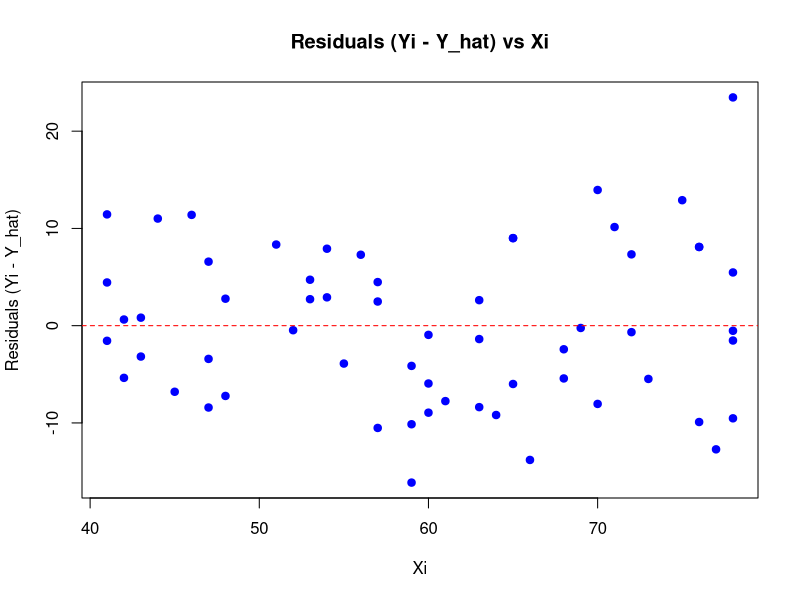
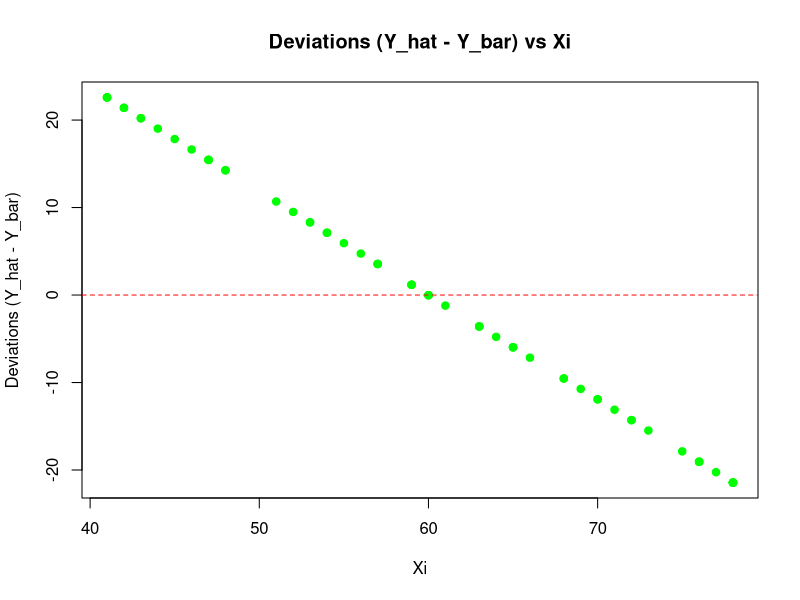
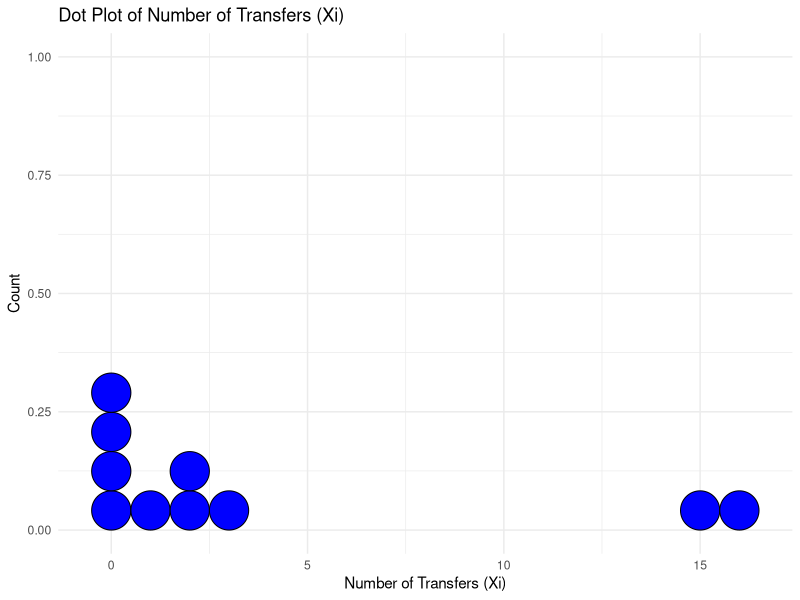
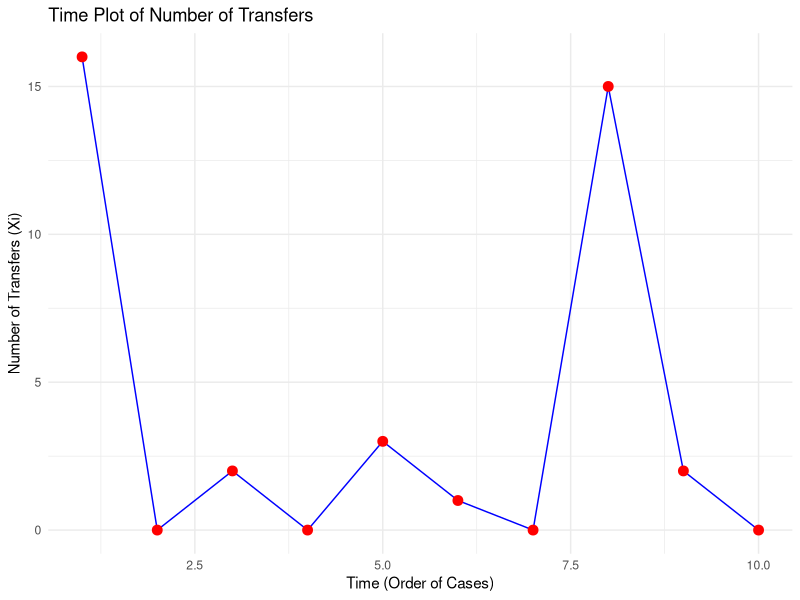
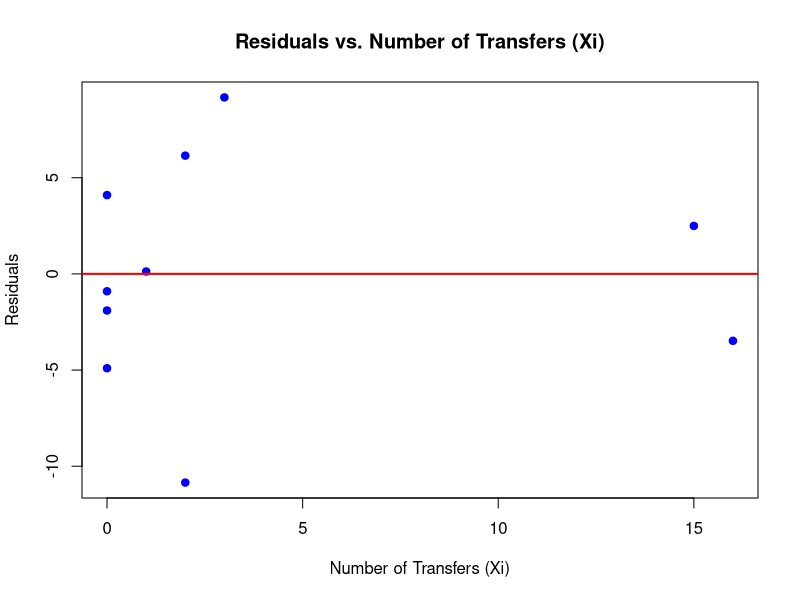
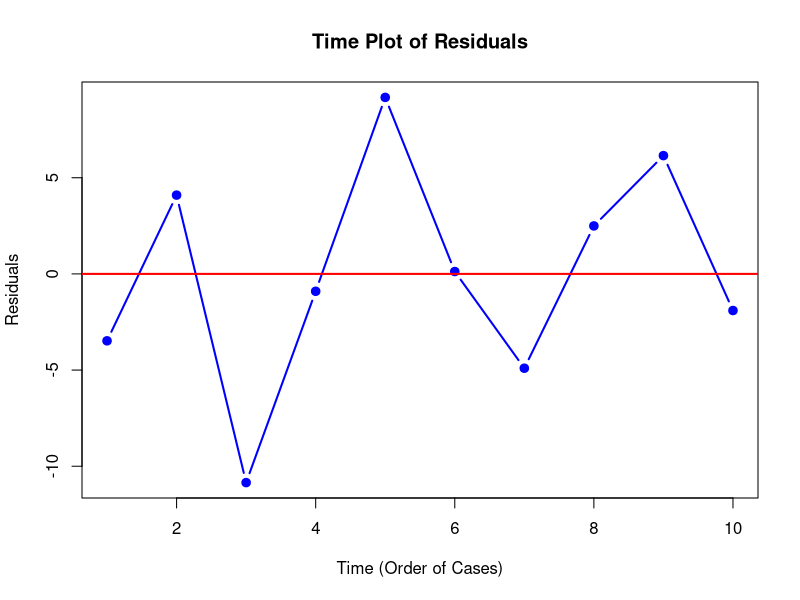

Here is the R script that generated these plots, in order:
## ---- chunk 1
 # Data for X and Y
  xi <- c(43, 41, 47, 46, 45, 41, 47, 41, 48, 48, 42, 47, 43, 44, 42, 55, 57, 56, 59, 57, 54, 53, 52, 53, 54, 60, 59, 51, 59, 57, 68, 63, 60, 63, 63, 64, 66, 65, 60, 65, 65, 69, 61, 70, 68, 78, 78, 78, 72, 70, 73, 76, 78, 78, 71, 75, 77, 76, 72, 76)
  yi <- c(106, 106, 97, 113, 96, 119, 92, 112, 92, 102, 107, 107, 102, 115, 101, 87, 91, 97, 82, 78, 95, 98, 94, 96, 100, 84, 70, 104, 76, 93, 73, 73, 76, 80, 84, 71, 64, 88, 79, 88, 73, 74, 76, 87, 70, 69, 54, 62, 78, 65, 64, 74, 87, 63, 82, 80, 52, 56, 70, 74)
  
  # Fit the linear regression model
  model <- lm(yi ~ xi)
  
  # Predicted values
  y_hat <- predict(model)
  
  # Mean of the response variable
  y_bar <- mean(yi)
  
  # Residuals (Yi - Y_hat)
  residuals <- yi - y_hat
  
  # Deviations (Y_hat - Y_bar)
  deviations <- y_hat - y_bar
  
  # First plot: Residuals
  plot(xi, residuals, main="Residuals (Yi - Y_hat) vs Xi", xlab="Xi", ylab="Residuals (Yi - Y_hat)", col="blue", pch=19)
  abline(h=0, col="red", lty=2)  # Adding a horizontal line at zero
  
  # Second plot: Deviations
  plot(xi, deviations, main="Deviations (Y_hat - Y_bar) vs Xi", xlab="Xi", ylab="Deviations (Y_hat - Y_bar)", col="green", pch=19)
  abline(h=0, col="red", lty=2)  # Adding a horizontal line at zero
  
## ---- chunk 2
 # Compute SST, SSR, and SSE
  SST <- sum((yi - y_bar)^2)              # Total Sum of Squares
  SSR <- sum((y_hat - y_bar)^2)            # Sum of Squares due to Regression
  SSE <- sum((yi - y_hat)^2)               # Sum of Squared Errors
  
  # Print the results
  cat("SST =", SST, "\n")
  cat("SSR =", SSR, "\n")
  cat("SSE =", SSE, "\n")
  
  ## ANOVA Table
  anova(model)

## ---- chunk 3
# Data for the number of transfers (Xi)
  transfers <- c(16, 0, 2, 0, 3, 1, 0, 15, 2, 0)
  
# Load ggplot2 package
  library(ggplot2)
  
  # Convert the data into a data frame for plotting
  df <- data.frame(transfers)
  
  # Create the dot plot using ggplot2
  ggplot(df, aes(x = transfers)) +
    geom_dotplot(binwidth = 1, method = "dotdensity", fill = "blue") +
    labs(title = "Dot Plot of Number of Transfers (Xi)",
         x = "Number of Transfers (Xi)",
         y = "Count") +
    theme_minimal()
  
## ---- chunk 4
 # Data for the number of transfers (Xi)
  transfers <- c(16, 0, 2, 0, 3, 1, 0, 15, 2, 0)
  
  # Generate the case numbers (time points) corresponding to each transfer
  time <- 1:length(transfers)
  
  # Create a data frame for the time series plot
  df <- data.frame(time, transfers)
  
  # Load required package for plotting
  # install.packages("ggplot2") # Uncomment if you don't have the package
  
  # Load ggplot2 package
  library(ggplot2)
  
  # Create the time plot
  ggplot(df, aes(x = time, y = transfers)) +
    geom_line(color = "blue") + # Line connecting the points
    geom_point(color = "red", size = 3) + # Points for each transfer value
    labs(title = "Time Plot of Number of Transfers",
         x = "Time (Order of Cases)",
         y = "Number of Transfers (Xi)") +
    theme_minimal()
## ---- chunk 5
 # Data for the number of transfers (Xi) and number of broken ampules (Yi)
  transfers <- c(16, 0, 2, 0, 3, 1, 0, 15, 2, 0)
  broken_ampules <- c(9, 17, 2, 12, 22, 13, 8, 15, 19, 11)
  
  # Create a data frame
  df <- data.frame(transfers, broken_ampules)
  
  # Fit a linear regression model: Yi = b0 + b1 * Xi
  model <- lm(broken_ampules ~ transfers, data = df)
  
  # Obtain the residuals
  residuals <- model$residuals
  
  # Print the residuals
  print(residuals)
  
  # Create a stem-and-leaf plot for the residuals
  stem(residuals)
## ---- chunk 6
# Data for the number of transfers (Xi) and number of broken ampules (Yi)
  transfers <- c(16, 0, 2, 0, 3, 1, 0, 15, 2, 0)
  broken_ampules <- c(9, 17, 2, 12, 22, 13, 8, 15, 19, 11)
  
  # Create a data frame
  df <- data.frame(transfers, broken_ampules)
  
  # Fit a linear regression model: Yi = b0 + b1 * Xi
  model <- lm(broken_ampules ~ transfers, data = df)
  
  # Obtain the residuals
  residuals <- model$residuals
  
  # Plot the residuals against the predictor variable (Xi)
  plot(df$transfers, residuals,
       main = "Residuals vs. Number of Transfers (Xi)",
       xlab = "Number of Transfers (Xi)",
       ylab = "Residuals",
       pch = 19, col = "blue")
  abline(h = 0, col = "red", lwd = 2) # Add a horizontal line at 0
## ---- chunk 7
 # Data for the number of transfers (Xi) and number of broken ampules (Yi)
  transfers <- c(16, 0, 2, 0, 3, 1, 0, 15, 2, 0)
  broken_ampules <- c(9, 17, 2, 12, 22, 13, 8, 15, 19, 11)
  
  # Create a data frame
  df <- data.frame(transfers, broken_ampules)
  
  # Fit a linear regression model: Yi = b0 + b1 * Xi
  model <- lm(broken_ampules ~ transfers, data = df)
  
  # Obtain the residuals
  residuals <- model$residuals
  
  # Generate a time variable (since the cases are given in time order)
  time <- 1:length(residuals)
  
  # Create a data frame that includes time and residuals
  df_time <- data.frame(time, residuals)
  
  # Plot the residuals over time
  plot(df_time$time, df_time$residuals,
       type = "b", # "b" means both points and lines
       main = "Time Plot of Residuals",
       xlab = "Time (Order of Cases)",
       ylab = "Residuals",
       pch = 19, col = "blue",
       lwd = 2)
  abline(h = 0, col = "red", lwd = 2) # Add a horizontal line at 0
